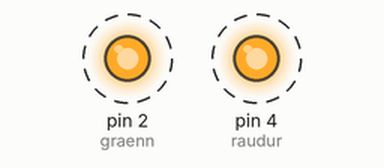
A sketch run on a simulated Arduino Uno, built with avr-gcc and run on an emulated ATmega328P. Shown: output pins drawn as LEDs (lit = HIGH). Dashed ring = blinking.

Above: at 0.2 s.
Timing chart, 0 to 3.0 s (numbered marks = the images above):
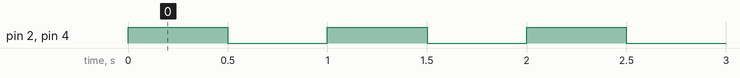

The sketch:

blink_raudur_graenn.ino
```cpp
int raudur = 4;

int graenn = 2;

void setup() {
  pinMode(graenn, OUTPUT);
  pinMode(raudur, OUTPUT);
}

void loop() {
  digitalWrite(graenn, HIGH);
  digitalWrite(raudur, HIGH);
  delay(500);
  digitalWrite(graenn, LOW);
  digitalWrite(raudur, LOW);
  delay(500);
}
```

Measured:
- by itself, pin 2 (graenn), pin 4 (raudur): alternates HIGH for 0.50 s and LOW for 0.50 s
